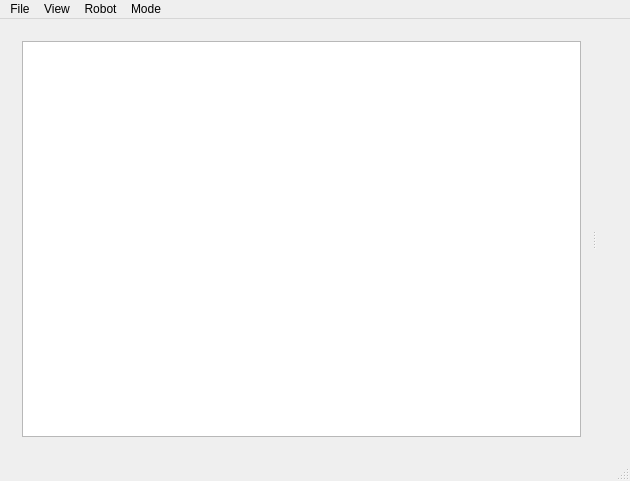
<?xml version="1.0" encoding="UTF-8"?>
<ui version="4.0">
 <class>MainWindow</class>
 <widget class="QMainWindow" name="MainWindow">
  <property name="geometry">
   <rect>
    <x>0</x>
    <y>0</y>
    <width>630</width>
    <height>481</height>
   </rect>
  </property>
  <property name="windowTitle">
   <string>MainWindow</string>
  </property>
  <property name="windowIcon">
   <iconset>
    <normaloff>:/imgs/imgs/spidey.png</normaloff>:/imgs/imgs/spidey.png</iconset>
  </property>
  <widget class="QWidget" name="main">
   <layout class="QVBoxLayout" name="verticalLayout_7">
    <item>
     <widget class="QSplitter" name="splitter">
      <property name="orientation">
       <enum>Qt::Horizontal</enum>
      </property>
      <widget class="QWidget" name="verticalLayoutWidget">
       <layout class="QVBoxLayout" name="leftZone" stretch="0">
        <item>
         <widget class="ObjectsTree" name="tree">
          <property name="enabled">
           <bool>true</bool>
          </property>
          <property name="sizePolicy">
           <sizepolicy hsizetype="Preferred" vsizetype="Expanding">
            <horstretch>0</horstretch>
            <verstretch>0</verstretch>
           </sizepolicy>
          </property>
          <property name="minimumSize">
           <size>
            <width>0</width>
            <height>0</height>
           </size>
          </property>
          <property name="maximumSize">
           <size>
            <width>16777215</width>
            <height>16777215</height>
           </size>
          </property>
          <property name="sizeIncrement">
           <size>
            <width>0</width>
            <height>0</height>
           </size>
          </property>
          <property name="baseSize">
           <size>
            <width>0</width>
            <height>0</height>
           </size>
          </property>
          <property name="selectionMode">
           <enum>QAbstractItemView::SingleSelection</enum>
          </property>
          <property name="selectionBehavior">
           <enum>QAbstractItemView::SelectItems</enum>
          </property>
          <property name="indentation">
           <number>20</number>
          </property>
          <property name="rootIsDecorated">
           <bool>false</bool>
          </property>
          <property name="headerHidden">
           <bool>true</bool>
          </property>
          <property name="expandsOnDoubleClick">
           <bool>false</bool>
          </property>
          <column>
           <property name="text">
            <string>Objects</string>
           </property>
          </column>
         </widget>
        </item>
       </layout>
      </widget>
      <widget class="QWidget" name="layoutWidget">
       <layout class="QVBoxLayout" name="viewer">
        <property name="spacing">
         <number>0</number>
        </property>
        <property name="sizeConstraint">
         <enum>QLayout::SetDefaultConstraint</enum>
        </property>
        <property name="leftMargin">
         <number>0</number>
        </property>
       </layout>
      </widget>
     </widget>
    </item>
   </layout>
  </widget>
  <widget class="QStatusBar" name="statusBar"/>
  <widget class="QMenuBar" name="menuBar">
   <property name="geometry">
    <rect>
     <x>0</x>
     <y>0</y>
     <width>630</width>
     <height>20</height>
    </rect>
   </property>
   <widget class="QMenu" name="menuFile">
    <property name="title">
     <string>File</string>
    </property>
    <addaction name="actionNew"/>
    <addaction name="actionOpen"/>
    <addaction name="actionSave"/>
    <addaction name="actionSave_as"/>
    <addaction name="separator"/>
    <addaction name="actionExport_STL"/>
    <addaction name="actionExport_STLs"/>
    <addaction name="actionExport_URDF"/>
    <addaction name="separator"/>
    <addaction name="separator"/>
    <addaction name="actionChange_backend"/>
    <addaction name="actionQuit"/>
   </widget>
   <widget class="QMenu" name="menuRobot">
    <property name="title">
     <string>Robot</string>
    </property>
    <addaction name="actionZeros"/>
    <addaction name="actionCompute_dynamics"/>
    <addaction name="actionBOM"/>
    <addaction name="actionParameters"/>
   </widget>
   <widget class="QMenu" name="menuView">
    <property name="title">
     <string>View</string>
    </property>
    <addaction name="actionReset_view"/>
    <addaction name="actionGrid"/>
    <addaction name="actionXYZ"/>
    <addaction name="actionComponent_frames"/>
    <addaction name="actionAutorotate"/>
    <addaction name="action_tree"/>
    <addaction name="actionCollisions"/>
    <addaction name="actionCenter_of_mass"/>
   </widget>
   <widget class="QMenu" name="menuMode">
    <property name="title">
     <string>Mode</string>
    </property>
    <addaction name="actionPhysics"/>
   </widget>
   <addaction name="menuFile"/>
   <addaction name="menuView"/>
   <addaction name="menuRobot"/>
   <addaction name="menuMode"/>
  </widget>
  <action name="actionAbout">
   <property name="text">
    <string>About</string>
   </property>
  </action>
  <action name="actionOpen">
   <property name="text">
    <string>Open...</string>
   </property>
   <property name="shortcut">
    <string>Ctrl+O</string>
   </property>
  </action>
  <action name="actionSave">
   <property name="enabled">
    <bool>false</bool>
   </property>
   <property name="text">
    <string>Save</string>
   </property>
   <property name="shortcut">
    <string>Ctrl+S</string>
   </property>
  </action>
  <action name="actionSave_as">
   <property name="text">
    <string>Save as...</string>
   </property>
   <property name="shortcut">
    <string>Ctrl+Shift+S</string>
   </property>
  </action>
  <action name="actionQuit">
   <property name="text">
    <string>Quit</string>
   </property>
   <property name="shortcut">
    <string>Ctrl+Q</string>
   </property>
  </action>
  <action name="actionZeros">
   <property name="text">
    <string>Change zeros</string>
   </property>
   <property name="shortcut">
    <string>Ctrl+M</string>
   </property>
  </action>
  <action name="actionReset_view">
   <property name="text">
    <string>Reset view</string>
   </property>
   <property name="shortcut">
    <string>Ctrl+R</string>
   </property>
  </action>
  <action name="actionGrid">
   <property name="checkable">
    <bool>true</bool>
   </property>
   <property name="text">
    <string>Grid</string>
   </property>
   <property name="shortcut">
    <string>Ctrl+G</string>
   </property>
  </action>
  <action name="actionXYZ">
   <property name="checkable">
    <bool>true</bool>
   </property>
   <property name="text">
    <string>XYZ</string>
   </property>
   <property name="shortcut">
    <string>Ctrl+Y</string>
   </property>
  </action>
  <action name="actionAutorotate">
   <property name="checkable">
    <bool>true</bool>
   </property>
   <property name="text">
    <string>Autorotate</string>
   </property>
   <property name="shortcut">
    <string>Ctrl+A</string>
   </property>
  </action>
  <action name="actionNew">
   <property name="text">
    <string>New</string>
   </property>
   <property name="shortcut">
    <string>Ctrl+N</string>
   </property>
  </action>
  <action name="actionExport_STL">
   <property name="text">
    <string>Export as single STL</string>
   </property>
   <property name="shortcut">
    <string>Ctrl+Shift+E</string>
   </property>
  </action>
  <action name="action_tree">
   <property name="checkable">
    <bool>true</bool>
   </property>
   <property name="text">
    <string>Tree</string>
   </property>
   <property name="shortcut">
    <string>Ctrl+T</string>
   </property>
  </action>
  <action name="actionCollisions">
   <property name="checkable">
    <bool>true</bool>
   </property>
   <property name="text">
    <string>Collisions</string>
   </property>
   <property name="shortcut">
    <string>Ctrl+C</string>
   </property>
  </action>
  <action name="actionExport_URDF">
   <property name="text">
    <string>Export URDF</string>
   </property>
   <property name="shortcut">
    <string>Ctrl+U</string>
   </property>
  </action>
  <action name="actionExport_STLs">
   <property name="text">
    <string>Export STLs parts</string>
   </property>
   <property name="shortcut">
    <string>Ctrl+P</string>
   </property>
  </action>
  <action name="actionCompute_dynamics">
   <property name="text">
    <string>Compute dynamics</string>
   </property>
   <property name="shortcut">
    <string>Ctrl+D</string>
   </property>
  </action>
  <action name="actionCenter_of_mass">
   <property name="checkable">
    <bool>true</bool>
   </property>
   <property name="text">
    <string>Center of mass</string>
   </property>
   <property name="shortcut">
    <string>Ctrl+Shift+C</string>
   </property>
  </action>
  <action name="actionParameters">
   <property name="text">
    <string>Parameters</string>
   </property>
  </action>
  <action name="actionPhysics">
   <property name="checkable">
    <bool>true</bool>
   </property>
   <property name="text">
    <string>Physics client</string>
   </property>
   <property name="shortcut">
    <string>Ctrl+K</string>
   </property>
  </action>
  <action name="actionChange_backend">
   <property name="text">
    <string>Change backend</string>
   </property>
   <property name="shortcut">
    <string>Ctrl+B</string>
   </property>
  </action>
  <action name="actionComponent_frames">
   <property name="checkable">
    <bool>true</bool>
   </property>
   <property name="text">
    <string>Component XYZ</string>
   </property>
   <property name="shortcut">
    <string>Ctrl+J</string>
   </property>
  </action>
  <action name="actionBOM">
   <property name="text">
    <string>BOM</string>
   </property>
  </action>
 </widget>
 <layoutdefault spacing="6" margin="11"/>
 <customwidgets>
  <customwidget>
   <class>ObjectsTree</class>
   <extends>QTreeWidget</extends>
   <header>ObjectsTree.h</header>
  </customwidget>
 </customwidgets>
 <resources/>
 <connections/>
</ui>
